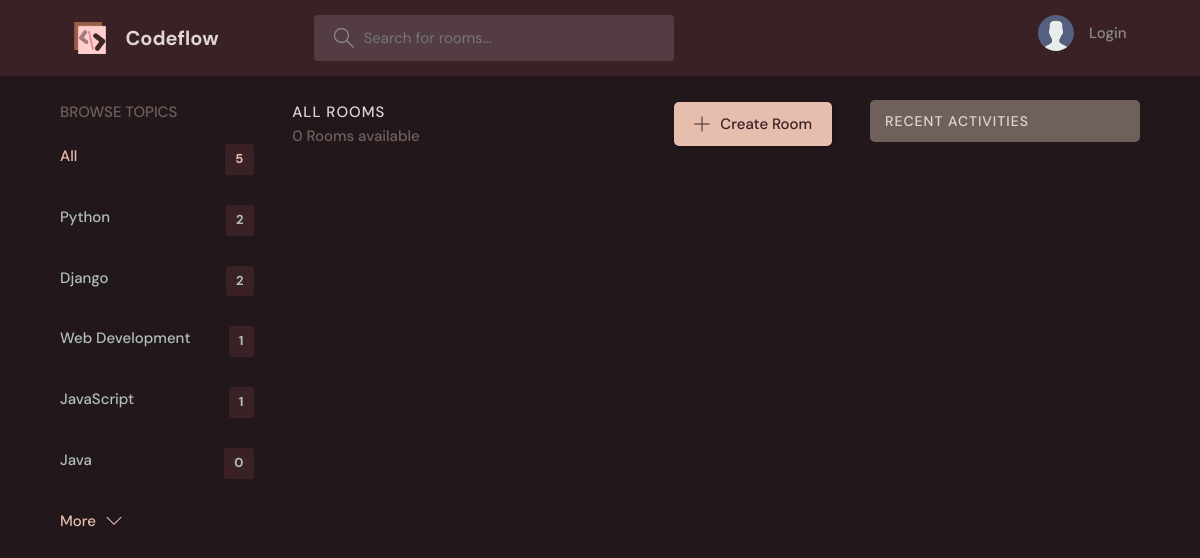
/?q=MySQL, run on an earlier commit of the app's database.
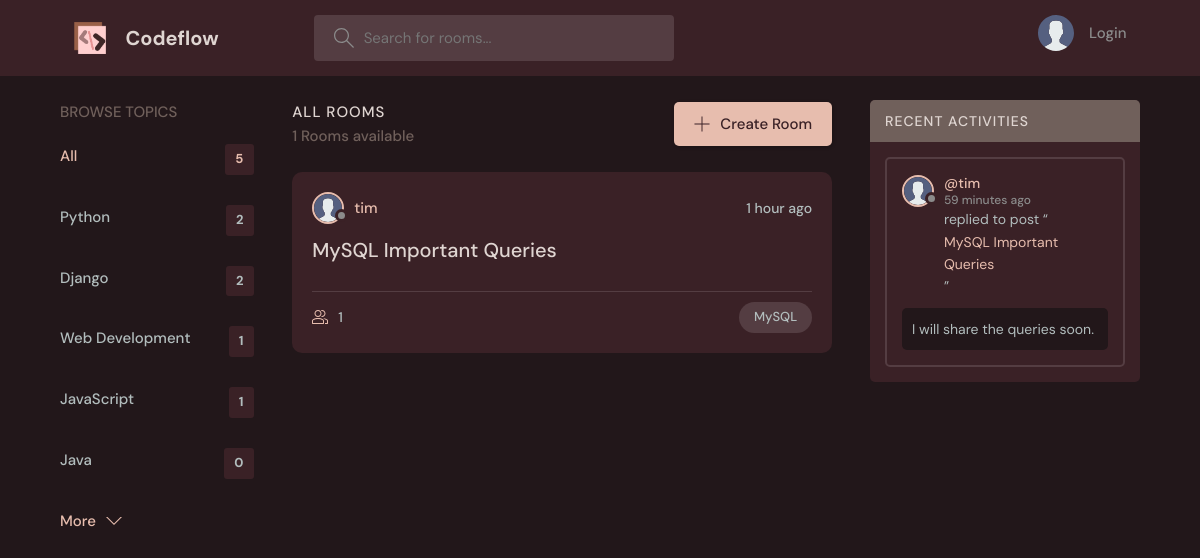
And on a later commit of the database.
### base/models.py (models this page shows, shortened)
class Topic(models.Model):
    name = models.CharField(max_length=200)

class Room(models.Model):
    host = models.ForeignKey(User, on_delete=models.SET_NULL, null=True)
    topic = models.ForeignKey(Topic, on_delete=models.SET_NULL, null=True)
    name = models.CharField(max_length=200)
    description = models.TextField(null=True, blank=True)
    participants = models.ManyToManyField(
        User, related_name='participants', blank=True)
    updated = models.DateTimeField(auto_now=True)
    created = models.DateTimeField(auto_now_add=True)
    class Meta:
        ordering = ['-updated', '-created']
    def __str__(self):
        return self.name

class Message(models.Model):
    user = models.ForeignKey(User, on_delete=models.CASCADE)
    room = models.ForeignKey(Room, on_delete=models.CASCADE)
    body = models.TextField()
    updated = models.DateTimeField(auto_now=True)
    created = models.DateTimeField(auto_now_add=True)
    class Meta:
        ordering = ['-updated', '-created']

### base/views.py (the view)
# urls.py: path('', views.home, name="home"),
def home(request):
    q = request.GET.get('q') if request.GET.get('q') != None else ""
    rooms = Room.objects.filter(
        Q(topic__name__icontains=q) |
        Q(name__icontains=q) |
        Q(description__icontains=q)
    )
    topics = Topic.objects.all()[0:5]
    room_count = rooms.count()
    room_messages = Message.objects.filter(Q(room__topic__name__icontains=q))
    context = {'room': rooms, 'topics': topics,
               'room_count': room_count, 'room_messages': room_messages}
    return render(request, 'base/home.html', context)

### base/templates/base/home.html (shortened to what this page needs)
{% extends 'main.html' %}
{% block content %}
<main class="layout layout--3">
  <div class="container">
    {% include 'base/topics_component.html' %}
    <div class="roomList">
      <div class="roomList__header">
        <div>
          <h2>All Rooms</h2>
          <p>{{room_count}} Rooms available</p>
        </div>
        <a class="btn btn--main" href="{% url 'create-room' %}">
          <svg version="1.1" xmlns="http://www.w3.org/2000/svg" width="32" height="32" viewBox="0 0 32 32">
            <title>add</title>
            <path
              d="M16.943 0.943h-1.885v14.115h-14.115v1.885h14.115v14.115h1.885v-14.115h14.115v-1.885h-14.115v-14.115z">
            </path>
          </svg>
          Create Room
        </a>
      </div>
      {% include 'base/feed_component.html' %}
    </div>
    {% include 'base/activity_component.html' %}
  </div>
</main>
{% endblock %}

### base/templates/base/topics_component.html
<div class="topics">
    <div class="topics__header">
        <h2>Browse Topics</h2>
    </div>
    <ul class="topics__list">
        <li>
            <a href="{% url 'home' %}" class="active">All <span>{{topics.count}}</span></a>
        </li>
        {% for topic in topics %}
        <li>
            <a href="{% url 'home' %}?q={{topic.name}}">{{topic.name}} <span>{{topic.room_set.all.count}}</span></a>
        </li>
        {% endfor %}
    </ul>
    <a class="btn btn--link" href="{% url 'topics' %}">
        More
        <svg version="1.1" xmlns="http://www.w3.org/2000/svg" width="32" height="32" viewBox="0 0 32 32">
            <title>chevron-down</title>
            <path d="M16 21l-13-13h-3l16 16 16-16h-3l-13 13z"></path>
        </svg>
    </a>
</div>

### base/templates/base/feed_component.html (shortened to what this page needs)
{% load static %}
{% for rooms in room %}
<div class="roomListRoom">
    <div class="roomListRoom__header">
        <a href="{% url 'user-profile' rooms.host.id %}" class="roomListRoom__author">
            <div class="avatar avatar--small">
                <img src="{% static 'images/avatar.svg' %}" />
            </div>
            <span>{{rooms.host.username}}</span>
        </a>
        <div class="roomListRoom__actions">
            <span>{{rooms.created|timesince}} ago</span>
        </div>
    </div>
    <div class="roomListRoom__content">
        <a href="{% url 'room' rooms.id %}">{{rooms.name}}</a>
    </div>
    <div class="roomListRoom__meta">
        <a href="{% url 'room' rooms.id %}" class="roomListRoom__joined">
            {{rooms.participants.all.count}}
        </a>
        <p class="roomListRoom__topic">{{rooms.topic.name}}</p>
    </div>
</div>
{% endfor %}

### base/templates/base/activity_component.html (shortened to what this page needs)
{% load static %}
<div class="activities">
    <div class="activities__header">
        <h2>Recent Activities</h2>
    </div>
    {% for message in room_messages %}
    <div class="activities__box">
        <div class="activities__boxHeader roomListRoom__header">
            <a href="{% url 'user-profile' message.user.id %}" class="roomListRoom__author">
                <div class="avatar avatar--small">
                    <img src="{% static 'images/avatar.svg' %}" />
                </div>
                <p>
                    @{{message.user}}
                    <span>{{message.created|timesince}} ago</span>
                </p>
            </a>
        </div>
        <div class="activities__boxContent">
            <p>replied to post “<a href="{% url 'room' message.room.id %}">{{message.room}}</a>”</p>
            <div class="activities__boxRoomContent">
                {{message.body}}
            </div>
        </div>
    </div>
    {% endfor %}
</div>

What changed in the data, as far as the page shows it:
added Room: host.username "tim", created "1 hour", name "MySQL Important Queries", participants.all.count "1", topic.name "MySQL"
added Message: user "tim", created "59 minutes", room "MySQL Important Queries", body "I will share the queries soon."
Also different on the page:
{{ room_count }}: "0" → "1"
